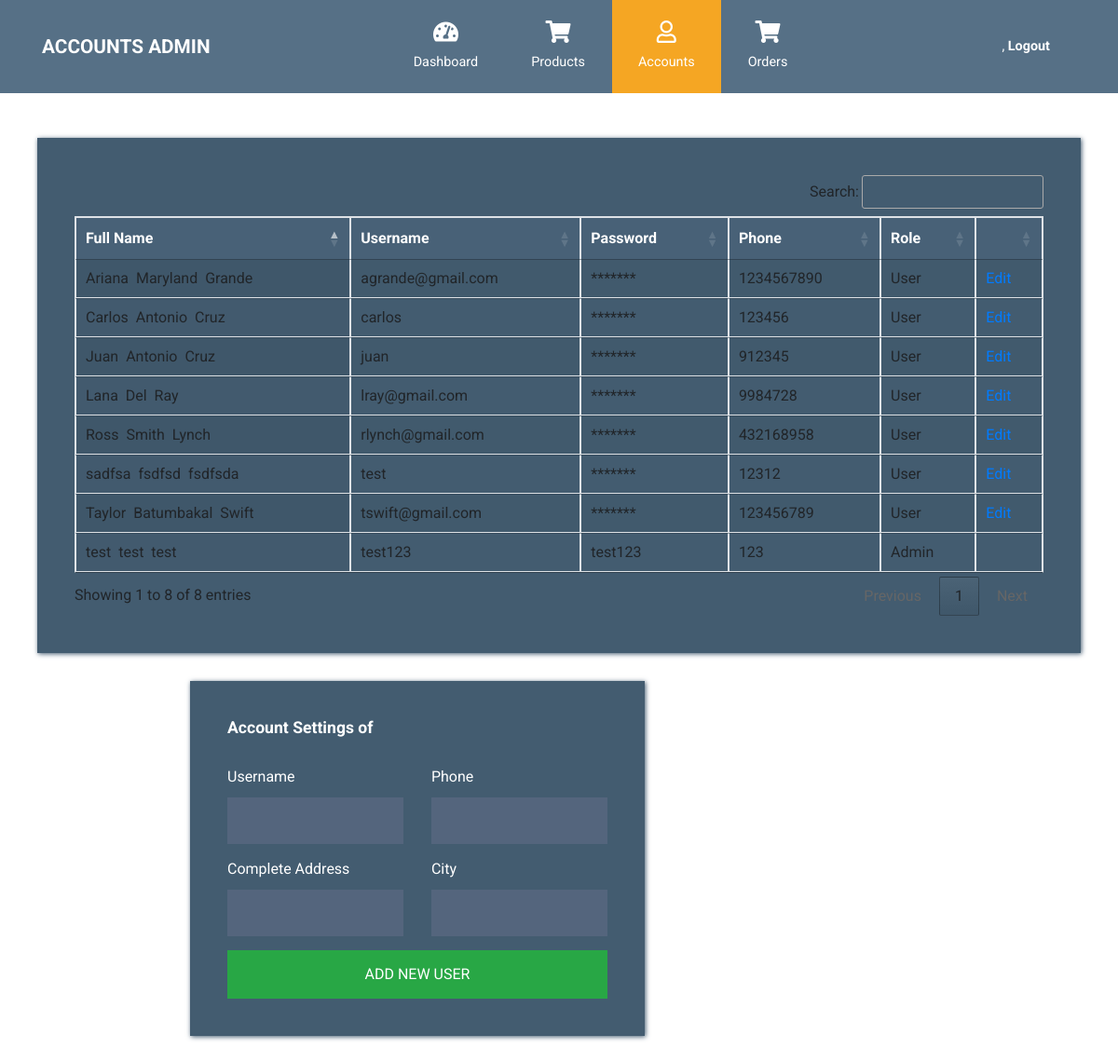
Before: /Admin_Side/Accounts.php with the older database file.
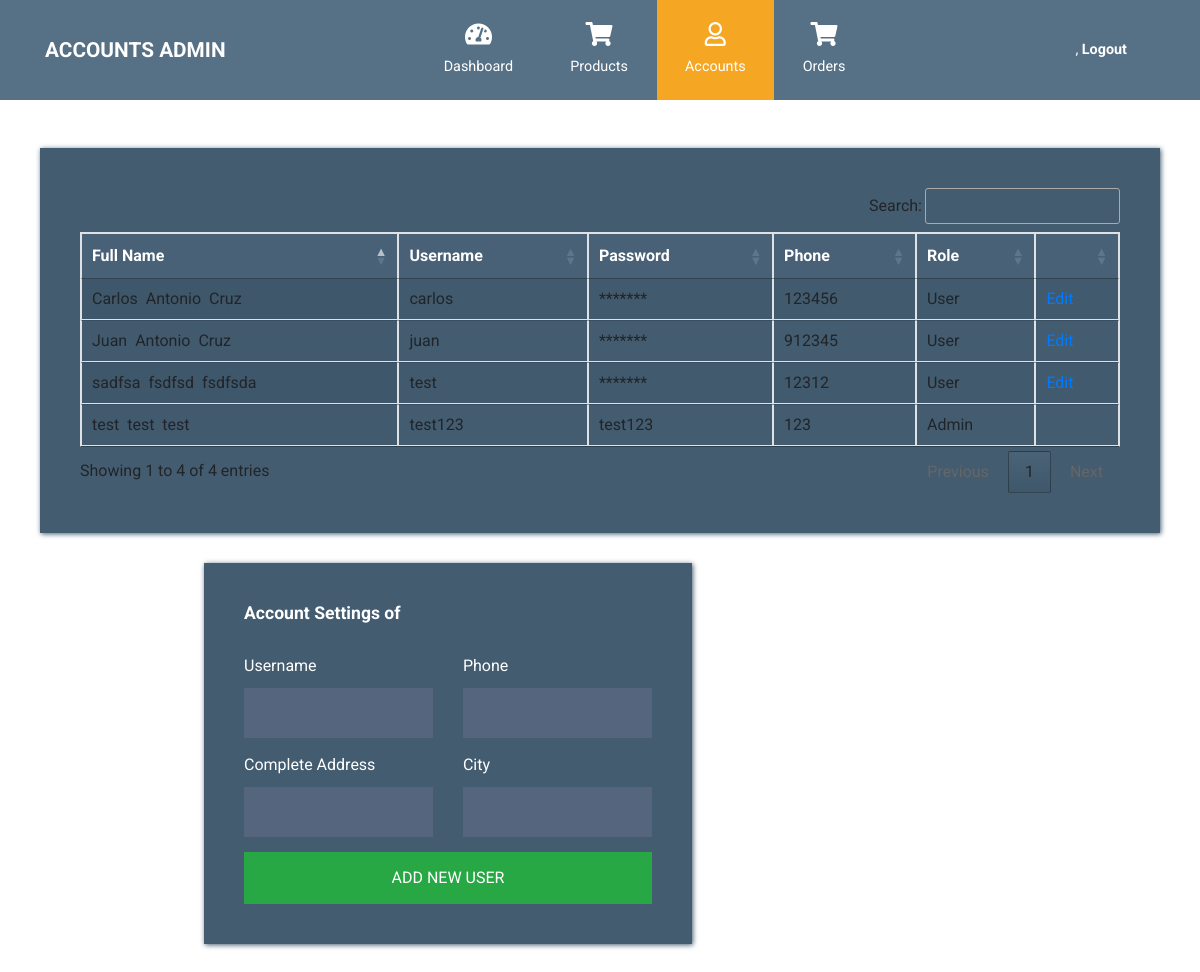
After: the same page with the newer database file.
### tables this page shows
CREATE TABLE `customer_details` (
  `customer_id` int(11) NOT NULL,
  `user_category_id` int(11) NOT NULL,
  `customer_firstname` varchar(50) NOT NULL,
  `customer_middlename` varchar(50) NOT NULL,
  `customer_lastname` varchar(50) NOT NULL,
  `customer_contact_no` int(11) NOT NULL,
  `customer_age` int(11) NOT NULL,
  `customer_gender_id` int(11) NOT NULL,
  `customer_complete_address` varchar(100) NOT NULL,
  `customer_city` varchar(50) NOT NULL,
  `customer_username` varchar(50) NOT NULL,
  `customer_password` varchar(50) NOT NULL
);

CREATE TABLE `ref_user_category` (
  `user_category_id` int(11) NOT NULL,
  `user_category_description` varchar(50) NOT NULL
);

### Admin_Side/Accounts.php (the view, shortened to what this page needs)
<?php
$conn = OpenCon();
    $sql = "SELECT * FROM customer_details";
    $result = $conn->query($sql);
    $arr_users = [];
    if ($result->num_rows > 0) {
        $arr_users = $result->fetch_all(MYSQLI_ASSOC);
    }
?>
<!DOCTYPE html>
<html lang="en">
  <head>
        <link rel="stylesheet" href="../sources/css/fontawesome.min.css" />
        <link rel="stylesheet" href="../sources/css/bootstrap_admin.min.css" />
        <link rel="stylesheet" href="../sources/css/style_ad1.css">
        <link rel="stylesheet" type="text/css" href="//cdn.datatables.net/1.10.21/css/jquery.dataTables.min.css"/>
  </head>
    <body id="reportsPage">
      <div class="" id="home">
        <nav class="navbar navbar-expand-xl">
              <div class="container h-100">
                <a class="navbar-brand" href="accounts.php">
                  <h1 class="tm-site-title mb-0">Accounts Admin</h1>
                </a>
                <div class="collapse navbar-collapse" id="navbarSupportedContent">
                  <ul class="navbar-nav mx-auto h-100">
                    <li class="nav-item">
                      <a class="nav-link" href="dashboard.php">
                        <i class="fas fa-tachometer-alt"></i> Dashboard
                      </a>
                    </li>
                    <li class="nav-item">
                      <a class="nav-link" href="products.php">
                        <i class="fas fa-shopping-cart"></i> Products
                      </a>
                    </li>
                    <li class="nav-item">
                      <a class="nav-link active" href="accounts.php">
                        <i class="far fa-user"></i> Accounts
                      </a>
                    </li>
                    <li class="nav-item">
                            <a class="nav-link" href="orders.php">
                            <i class="fas fa-shopping-cart"></i> Orders
                            </a>
                        </li>
                  </ul>
                  <ul class="navbar-nav">
                    <li class="nav-item">
                      <a class="nav-link d-block" href="../Logout.php">
                       <?php echo$_SESSION['admin_name'];?>, <b>Logout</b>
                      </a>
                    </li>
                  </ul>
                </div>
              </div>
            </nav>
        <div class="container mt-5">
          <div class="row tm-content-row">
            <div class="col-12 tm-block-col">
              <div class="tm-bg-primary-dark tm-block tm-block-h-auto">
              <table id="userTable" class="display table-bordered hover">
                      <thead>
                          <th>Full Name</th>
                          <th>Username</th>
                          <th>Password</th>
                          <th>Phone</th>
                          <th>Role</th>
                          <th></th>
                      </thead>
                      <tbody>
                          <?php if(!empty($arr_users)) { ?>
                              <?php foreach($arr_users as $user) { ?>
                                  <tr>
                                      <td><?php echo $user['customer_firstname'];?>&nbsp; <?php echo $user['customer_middlename'];?> &nbsp;<?php echo $user['customer_lastname']; ?></td>
                                      <td><?php echo $user['customer_username']; ?></td>
                                      <td><?php if($user['user_category_id']=='2'){echo $user['customer_password'];}else{echo"*******";} ?>
                                      <td><?php echo $user['customer_contact_no']; ?></td>
                                      <?php
                                      $q=mysqli_query($conn, "SELECT * FROM `ref_user_category` WHERE `user_category_id` = ".$user['user_category_id']."");
                                      foreach($q as $uname) {
                                      ?>
                                      <td><?php echo $uname['user_category_description']; ?></td>
                                      <?php }?>
                                      <?php if($user['user_category_id']=='1'){echo"<td><a href=accounts.php?id=".$user['customer_id'].">Edit</a></td>";}else{echo"<td></td>";}?>
                                  </tr>
                              <?php } ?>
                          <?php } ?>
                      </tbody>
                  </table>
              </div>
            </div>
          <form method="POST" action="accounts.php?id=<?php echo $id;?>" enctype="multipart/form-data">
            <div class="tm-block-col tm-col-account-settings">
              <div class="tm-bg-primary-dark tm-block tm-block-settings ">
                <h2 class="tm-block-title">Account Settings of <?php if(isset($name)){echo $name;}?></h2>
                <div class="tm-signup-form row">
                  <div class="form-group col-lg-6">
                    <label>Username</label>
                    <input
                    id="name"
                    name="name"
                    type="text"
                    value="<?php if(isset($name)){echo $name;} ?>"
                    class="form-control validate"
                    required
                    />
                  </div>
                  <div class="form-group col-lg-6">
                    <label>Phone</label>
                    <input
                    id="phone"
                    name="phone"
                    value="<?php if(isset($name)){echo $phone;} ?>"
                    type="tel"
                    class="form-control validate"
                    required
                    />
                  </div>
                  <div class="form-group col-lg-6">
                    <label>Complete Address</label>
                    <input
                    id="add"
                    name="add"
                    type="text"
                    class="form-control validate"
                    value="<?php if(isset($addres)){echo $addres;} ?>"
                    required
                    />
                  </div>
                  <div class="form-group col-lg-6">
                    <label>City</label>
                    <input
                    id="city"
                    name="city"
                    type="text"
                    class="form-control validate"
                    value="<?php if(isset($city)){echo $city;} ?>"
                    required
                    />
                  </div>
                  <div class="col-12">
                    <input type="submit" id="Add" name="Add" value="Add New User" class="btn btn-success btn-block text-uppercase" style="<?php if(isset($id)){echo "display: none;";}?>" ></input>
              </div>
              </div>
              </div>
            </div>
          </div>
        </div>
      </div>
    </body>
  </html>

### Sources/CSS/style_ad1.css (style rules this page uses)
html { font-size: 16px; overflow-x: hidden; }
body { font-family: Roboto, Helvetica, Arial, sans-serif; overflow-x: hidden; }
a { transition: all 0.3s ease; }
.navbar-brand { display: flex; align-items: center; }
.tm-site-title { display: inline-block; text-transform: uppercase; font-size: 1.3rem; font-weight: 700; color: #fff; }
.navbar { height: 100px; background-color: #567086; padding: 0; }
.navbar .container { position: relative; }
.tm-block-col { margin-bottom: 30px; }
.tm-block { padding: 40px; -webkit-box-shadow: 1px 1px 5px 0 #455c71; -moz-box-shadow: 1px 1px 5px 0 #455c71; box-shadow: 1px 1px 5px 0 #455c71; min-height: 350px; height: 100%; max-height: 450px; }
.tm-block-avatar, .tm-block-settings { max-height: none; }
.tm-block-h-auto { min-height: 1px; max-height: none; height: auto; }
.tm-block-title { font-size: 1.1rem; font-weight: 700; color: #fff; margin-bottom: 30px; }
.nav-link { color: #fff; height: 100%; display: flex; align-items: center; justify-content: center; flex-direction: column; font-size: 90%; }
.nav-link > i { margin-bottom: 10px; margin-right: 0; font-size: 1.5rem; }
.dropdown-item, .nav-link { padding: 15px 20px; }
.navbar-nav .active > .nav-link, .navbar-nav .nav-link.active { background-color: #f5a623; color: #fff; }
.navbar-nav .nav-link.active i { color: #fff; }
.nav-item { text-align: center; }
.nav-item:last-child { margin-right: 0; }
.tm-content-row { justify-content: center; margin-left: -20px; margin-right: -20px; }
thead { background-color: #486177; color: #fff; }
.tm-col-account-settings { max-width: 822px; width: 63%; padding-left: 15px; padding-right: 15px; }
.form-control { background-color: #54657d; color: #fff; border: 0; }
.form-group label { color: #fff; margin-bottom: 10px; }
.form-control { border-radius: 0; height: 50px; }
.form-group { margin-bottom: 15px; }
.btn { border-radius: 0; padding: 13px 28px; transition: all 0.2s ease; max-width: 100%; }
.tm-bg-primary-dark { background-color: #435c70; }
@media (min-width: 1200px) { .navbar-expand-xl .navbar-nav .nav-link { padding-left: 28px; padding-right: 28px; } }
@media (min-width: 1200px) { .navbar-collapse { height: 100%; } }
@media (max-width: 1275px) and (min-width: 1200px) { .nav-item { margin-right: 15px; } }
@media (max-width: 1350px) { .nav-item { margin-right: 1px; } }

Changed rows visible on the page:
removed customer_details: customer_firstname "Ariana", customer_middlename "Maryland", customer_lastname "Grande", customer_username "agrande@gmail.com", customer_contact_no "1234567890", ref_user_category (user_category_description "User")
removed customer_details: customer_firstname "Taylor", customer_middlename "Batumbakal", customer_lastname "Swift", customer_username "tswift@gmail.com", customer_contact_no "123456789", ref_user_category (user_category_description "User")
removed customer_details: customer_firstname "Ross", customer_middlename "Smith", customer_lastname "Lynch", customer_username "rlynch@gmail.com", customer_contact_no "432168958", ref_user_category (user_category_description "User")
removed customer_details: customer_firstname "Lana", customer_middlename "Del", customer_lastname "Ray", customer_username "lray@gmail.com", customer_contact_no "9984728", ref_user_category (user_category_description "User")
Other visible differences:
text written by a page script: "Search: Showing 1 to 8 of 8 entries 1" → "Search: Showing 1 to 4 of 4 entries 1"
